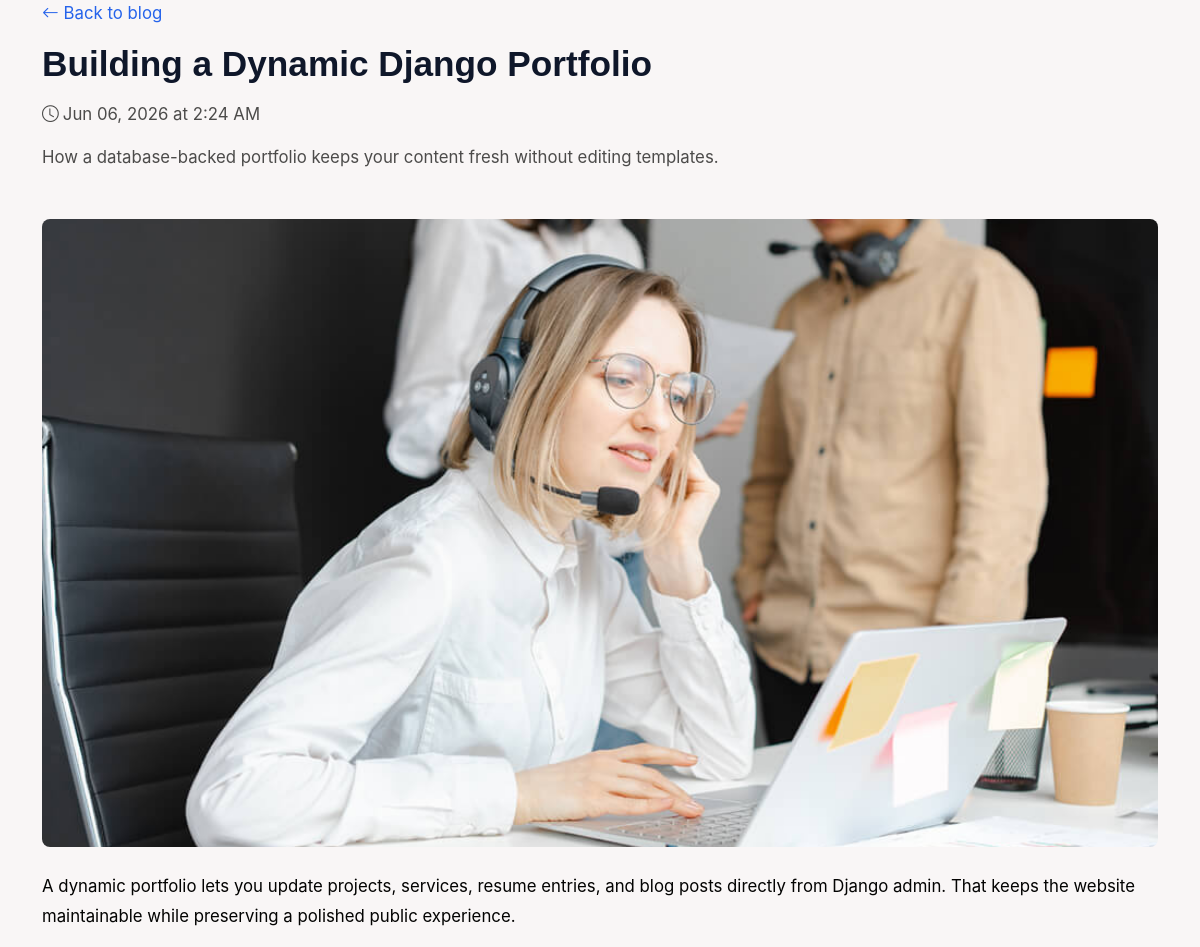
Screenshot of /blog/building-a-dynamic-django-portfolio/ with the database file from the repository.
### myportifolio/models.py (models this page shows, shortened)
class TimestampedModel(models.Model):
    created_at = models.DateTimeField(auto_now_add=True)
    updated_at = models.DateTimeField(auto_now=True)
    class Meta:
        abstract = True

class BlogPost(TimestampedModel):
    title = models.CharField(max_length=180)
    slug = models.SlugField(max_length=200, unique=True, blank=True)
    excerpt = models.CharField(max_length=255)
    content = models.TextField()
    image = models.CharField(max_length=255, default="assets/img/services.jpg")
    published = models.BooleanField(default=True)
    published_at = models.DateTimeField(null=True, blank=True)
    class Meta:
        ordering = ["-published_at", "-created_at"]

### myportifolio/views.py (the view)
# urls.py: path("blog/<slug:slug>/", views.blog_detail, name="blog_detail"),
def blog_detail(request, slug):
    post = get_object_or_404(
        BlogPost,
        slug=slug,
        published=True,
    )
    if post.published_at and post.published_at > timezone.now():
        raise Http404("Blog post not found.")
    return render(
        request,
        "blog_detail.html",
        {"profile": _site_profile(), "post": post},
    )

### myportifolio/views.py (called while the page is built)
def _site_profile():
    profile = SiteProfile.objects.order_by("-updated_at").first()
    if profile:
        return profile
    return _fallback_profile()

### myportifolio/templates/blog_detail.html (shortened to what this page needs)
{% load static %}
<!DOCTYPE html>
<html lang="en">
<head>
  <link href="{% static 'assets/vendor/bootstrap/css/bootstrap.min.css' %}" rel="stylesheet">
  <link href="{% static 'assets/vendor/bootstrap-icons/bootstrap-icons.css' %}" rel="stylesheet">
  <link href="{% static 'assets/css/main.css' %}" rel="stylesheet">
</head>
<body>
  <main class="main">
    <article class="section">
      <div class="container section-title">
        <p><a href="{% url 'index' %}#blog"><i class="bi bi-arrow-left"></i> Back to blog</a></p>
        <h2>{{ post.title }}</h2>
        <p><i class="bi bi-clock me-1"></i>{{ post.created_at|date:"M d, Y" }} at {{ post.created_at|time:"g:i A" }}</p>
        <p>{{ post.excerpt }}</p>
      </div>
      <div class="container">
        <img src="{% static post.image %}" class="post-hero mb-4" alt="{{ post.title }}">
        <div class="post-body">{{ post.content|linebreaks }}</div>
      </div>
    </article>
  </main>
</body>
</html>

### myportifolio/static/assets/css/main.css (style rules this page uses)
:root { --background-color: rgb(249, 246, 246); --surface-color: #ffffff; --default-color-rgb: 3, 3, 2; --heading-color-rgb: 15, 23, 42; --accent-color-rgb: 37, 99, 235; --default-color: #030302; --heading-color: #0f172a; --accent-color: #2563eb; --contrast-color: #ffffff; --shadow-sm: 0 2px 8px rgba(15, 23, 42, 0.08); --shadow-md: 0 6px 18px rgba(15, 23, 42, 0.12); --shadow-lg: 0 10px 30px rgba(15, 23, 42, 0.15); --transition: all 0.3s ease; }
html { scroll-behavior: smooth; }
body { color: var(--default-color); background-color: var(--background-color); font-family: 'Inter', sans-serif; font-size: 16px; line-height: 1.6; }
a { color: var(--accent-color); text-decoration: none; transition: var(--transition); }
h1, h2, h3, h4, h5, h6 { color: var(--heading-color); font-family:'Montserrat', sans-serif; font-weight: 700; margin-bottom: 1rem; line-height: 1.2; }
h2 { font-size: 2.2rem; }
.section-title { text-align: left; margin-bottom: 3rem; }
.section-title h2 { font-size: 2.2rem; margin-bottom: 1rem; position: relative; display: inline-block; }
.section-title p { color: color-mix(in srgb, var(--default-color), transparent 30%); font-size: 1.05rem; }

### myportifolio/templates/blog_detail.html (style rules this page uses)
.post-hero { border-radius:8px;aspect-ratio:16/9;object-fit:cover;width:100%; }
.post-body { font-size:1.05rem;line-height:1.8; }

### rows the page displays
BlogPost: title "Building a Dynamic Django Portfolio", created_at "Jun 06, 2026", created_at "2:24 AM", excerpt "How a database-backed portfolio keeps your content fresh without editing templates.", image (picture), content "A dynamic portfolio lets you update projects, services, resume entries, and blog posts directly from Django admin. That keeps the website maintainable while preserving a polished public experience."
